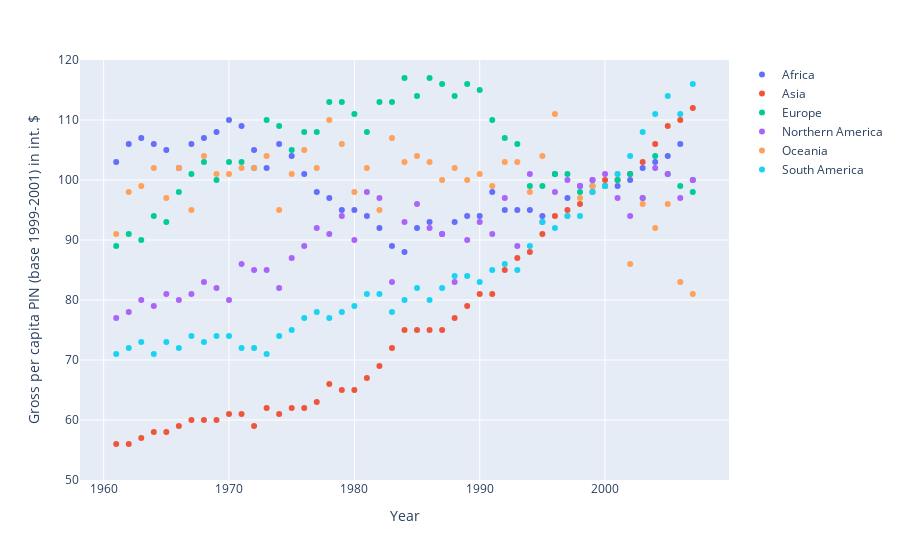

Notebook source saved alongside this figure:
### Markdown cell above
The data I am going to focus on are in the columns of country_or_area, element_code, element, year, value, and category.

The country_or_area contains the continents as well, which will give a good starting point to look at different areas of the world.  The value contains the PIN of that category and country.

We are going to use element_code to extract out the Grs per capita PIN(base 1999-2001).  This will look at the Gross per capia PIN between the diffent areas of the world and countries.

The categories are agricultural PIN, crops PIN, food PIN, livestock PIN, and non food PIN.  I am just going to concentrate on the agricultural PIN.

### Code cell
##prod_indic = 'global-food-agriculture-statistics/fao_data_production_indices_data.csv'
df = pd.read_csv('fao_data_production_indices_data.csv')

# Sorting the values by country and year for clarity
df = df.sort_values(by=['country_or_area', 'year'])

# Removing the space and plus from the continent regions that are present in the dataset
df['country_or_area'] = df['country_or_area'].str.rstrip(' +')

# Setting a variables for continents, data contains different regions along with the continents and the plot name to input into the plot function
continents = {'Northern America', 'South America', 'Africa', 'Europe', 'Asia', 'Oceania'}
production = 'Rolling Mean of Production by Continent'

# Creating a function for repeated plot generating
def extract_data(value_names):
    # Selecting data based on the continents and the agriculture PIN category
    data = df[df['element_code'].isin(['434']) & df['country_or_area'].isin(value_names) & df['category'].isin(['agriculture_pin'])]
    return data

def make_plot(data, plot_name):
    # Putting the data into a figure, and cleaning up the legend
    return px.line(data, x='year', y='value', color='country_or_area', hover_name='country_or_area', hover_data=['year', 'value'], title=plot_name
                  ).for_each_trace(lambda t: t.update(name=t.name.replace('country_or_area=','')))

# Extracting data to just for the continents
world = extract_data(continents)

# Scatter plot of the 
fig = px.scatter(world, x='year', y='value', color='country_or_area').for_each_trace(lambda t: t.update(name=t.name.replace('country_or_area=','')))
# Updating the x and y axis titles to reflect the data
fig.update_xaxes(title_text='Year')
fig.update_yaxes(title_text='Gross per capita PIN (base 1999-2001) in int. $')
fig.update_yaxes(range=[50, 120])
fig.show()

### Figure 1 — Plotly figure (JSON) as saved in the notebook; plotly's stock layout.template omitted (floating-point values rounded to 4 significant figures)
{"data": [{"hoverlabel": {"namelength": 0}, "hovertemplate": "country_or_area=Africa<br>year=%{x}<br>value=%{y}", "legendgroup": "country_or_area=Africa", "marker": {"color": "#636efa", "symbol": "circle"}, "mode": "markers", "name": "Africa", "showlegend": true, "type": "scatter", "x": [1961, 1962, 1963, 1964, 1965, 1966, 1967, 1968, 1969, 1970, 1971, 1972, 1973, 1974, 1975, 1976, 1977, 1978, 1979, 1980, 1981, 1982, 1983, 1984, 1985, 1986, 1987, 1988, 1989, 1990, 1991, 1992, 1993, 1994, 1995, 1996, 1997, 1998, 1999, 2000, 2001, 2002, 2003, 2004, 2005, 2006, 2007], "xaxis": "x", "y": [103, 106, 107, 106, 105, 102, 106, 107, 108, 110, 109, 105, 102, 106, 104, 101, 98, 97, 95, 95, 94, 92, 89, 88, 92, 93, 91, 93, 94, 94, 98, 95, 95, 95, 94, 101, 97, 99, 100, 99, 99, 100, 102, 103, 104, 106, 100], "yaxis": "y"}, {"hoverlabel": {"namelength": 0}, "hovertemplate": "country_or_area=Asia<br>year=%{x}<br>value=%{y}", "legendgroup": "country_or_area=Asia", "marker": {"color": "#EF553B", "symbol": "circle"}, "mode": "markers", "name": "Asia", "showlegend": true, "type": "scatter", "x": [1961, 1962, 1963, 1964, 1965, 1966, 1967, 1968, 1969, 1970, 1971, 1972, 1973, 1974, 1975, 1976, 1977, 1978, 1979, 1980, 1981, 1982, 1983, 1984, 1985, 1986, 1987, 1988, 1989, 1990, 1991, 1992, 1993, 1994, 1995, 1996, 1997, 1998, 1999, 2000, 2001, 2002, 2003, 2004, 2005, 2006, 2007], "xaxis": "x", "y": [56, 56, 57, 58, 58, 59, 60, 60, 60, 61, 61, 59, 62, 61, 62, 62, 63, 66, 65, 65, 67, 69, 72, 75, 75, 75, 75, 77, 79, 81, 81, 85, 87, 88, 91, 94, 95, 96, 98, 100, 100, 101, 103, 106, 109, 110, 112], "yaxis": "y"}, {"hoverlabel": {"namelength": 0}, "hovertemplate": "country_or_area=Europe<br>year=%{x}<br>value=%{y}", "legendgroup": "country_or_area=Europe", "marker": {"color": "#00cc96", "symbol": "circle"}, "mode": "markers", "name": "Europe", "showlegend": true, "type": "scatter", "x": [1961, 1962, 1963, 1964, 1965, 1966, 1967, 1968, 1969, 1970, 1971, 1972, 1973, 1974, 1975, 1976, 1977, 1978, 1979, 1980, 1981, 1982, 1983, 1984, 1985, 1986, 1987, 1988, 1989, 1990, 1991, 1992, 1993, 1994, 1995, 1996, 1997, 1998, 1999, 2000, 2001, 2002, 2003, 2004, 2005, 2006, 2007], "xaxis": "x", "y": [89, 91, 90, 94, 93, 98, 101, 103, 100, 103, 103, 102, 110, 109, 105, 108, 108, 113, 113, 111, 108, 113, 113, 117, 114, 117, 116, 114, 116, 115, 110, 107, 106, 99, 99, 101, 101, 98, 99, 99, 100, 101, 97, 104, 101, 99, 98], "yaxis": "y"}, {"hoverlabel": {"namelength": 0}, "hovertemplate": "country_or_area=Northern America<br>year=%{x}<br>value=%{y}", "legendgroup": "country_or_area=Northern America", "marker": {"color": "#ab63fa", "symbol": "circle"}, "mode": "markers", "name": "Northern America", "showlegend": true, "type": "scatter", "x": [1961, 1962, 1963, 1964, 1965, 1966, 1967, 1968, 1969, 1970, 1971, 1972, 1973, 1974, 1975, 1976, 1977, 1978, 1979, 1980, 1981, 1982, 1983, 1984, 1985, 1986, 1987, 1988, 1989, 1990, 1991, 1992, 1993, 1994, 1995, 1996, 1997, 1998, 1999, 2000, 2001, 2002, 2003, 2004, 2005, 2006, 2007], "xaxis": "x", "y": [77, 78, 80, 79, 81, 80, 81, 83, 82, 80, 86, 85, 85, 82, 87, 89, 92, 91, 94, 90, 98, 97, 83, 93, 96, 92, 91, 83, 90, 93, 91, 97, 89, 101, 93, 98, 100, 99, 100, 101, 97, 94, 97, 102, 101, 97, 100], "yaxis": "y"}, {"hoverlabel": {"namelength": 0}, "hovertemplate": "country_or_area=Oceania<br>year=%{x}<br>value=%{y}", "legendgroup": "country_or_area=Oceania", "marker": {"color": "#FFA15A", "symbol": "circle"}, "mode": "markers", "name": "Oceania", "showlegend": true, "type": "scatter", "x": [1961, 1962, 1963, 1964, 1965, 1966, 1967, 1968, 1969, 1970, 1971, 1972, 1973, 1974, 1975, 1976, 1977, 1978, 1979, 1980, 1981, 1982, 1983, 1984, 1985, 1986, 1987, 1988, 1989, 1990, 1991, 1992, 1993, 1994, 1995, 1996, 1997, 1998, 1999, 2000, 2001, 2002, 2003, 2004, 2005, 2006, 2007], "xaxis": "x", "y": [91, 98, 99, 102, 97, 102, 95, 104, 101, 101, 102, 102, 104, 95, 101, 105, 102, 110, 106, 98, 102, 95, 107, 103, 104, 103, 100, 102, 100, 101, 99, 103, 103, 98, 104, 111, 94, 97, 99, 99, 101, 86, 96, 92, 96, 83, 81], "yaxis": "y"}, {"hoverlabel": {"namelength": 0}, "hovertemplate": "country_or_area=South America<br>year=%{x}<br>value=%{y}", "legendgroup": "country_or_area=South America", "marker": {"color": "#19d3f3", "symbol": "circle"}, "mode": "markers", "name": "South America", "showlegend": true, "type": "scatter", "x": [1961, 1962, 1963, 1964, 1965, 1966, 1967, 1968, 1969, 1970, 1971, 1972, 1973, 1974, 1975, 1976, 1977, 1978, 1979, 1980, 1981, 1982, 1983, 1984, 1985, 1986, 1987, 1988, 1989, 1990, 1991, 1992, 1993, 1994, 1995, 1996, 1997, 1998, 1999, 2000, 2001, 2002, 2003, 2004, 2005, 2006, 2007], "xaxis": "x", "y": [71, 72, 73, 71, 73, 72, 74, 73, 74, 74, 72, 72, 71, 74, 75, 77, 78, 77, 78, 79, 81, 81, 78, 80, 82, 80, 82, 84, 84, 83, 85, 86, 85, 89, 93, 92, 94, 94, 98, 99, 101, 104, 108, 111, 114, 111, 116], "yaxis": "y"}], "layout": {"autosize": true, "legend": {"tracegroupgap": 0}, "margin": {"t": 60}, "xaxis": {"anchor": "y", "autorange": true, "domain": [0, 1], "range": [1958.0, 2010.0], "title": {"text": "Year"}, "type": "linear"}, "yaxis": {"anchor": "x", "domain": [0, 1], "range": [50, 120], "title": {"text": "Gross per capita PIN (base 1999-2001) in int. $"}, "type": "linear"}}}
